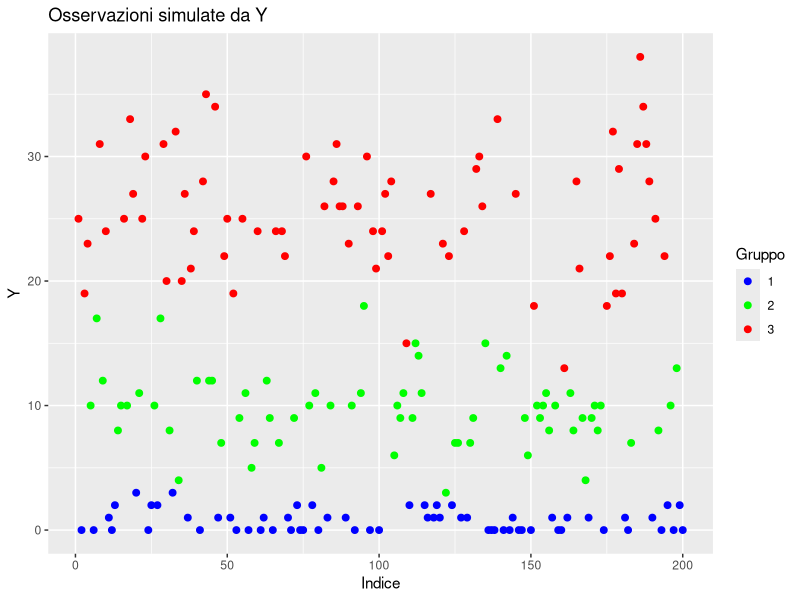
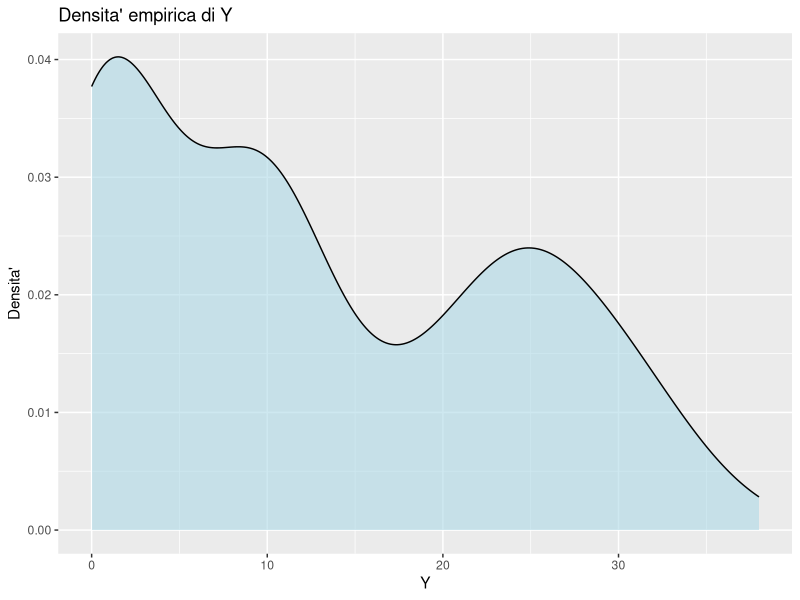
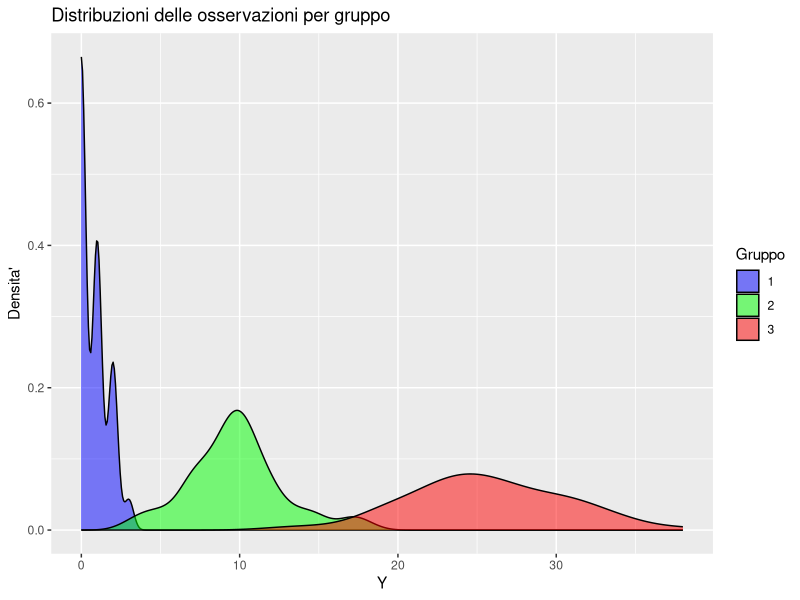
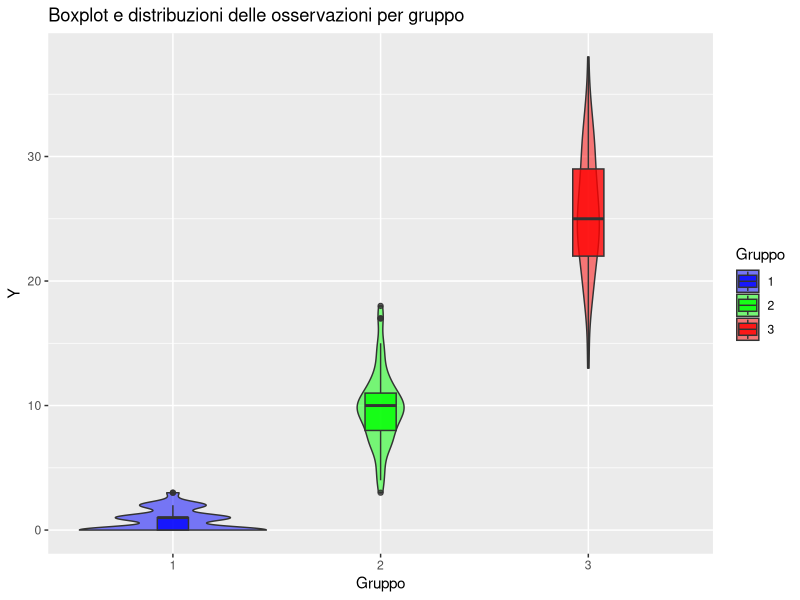
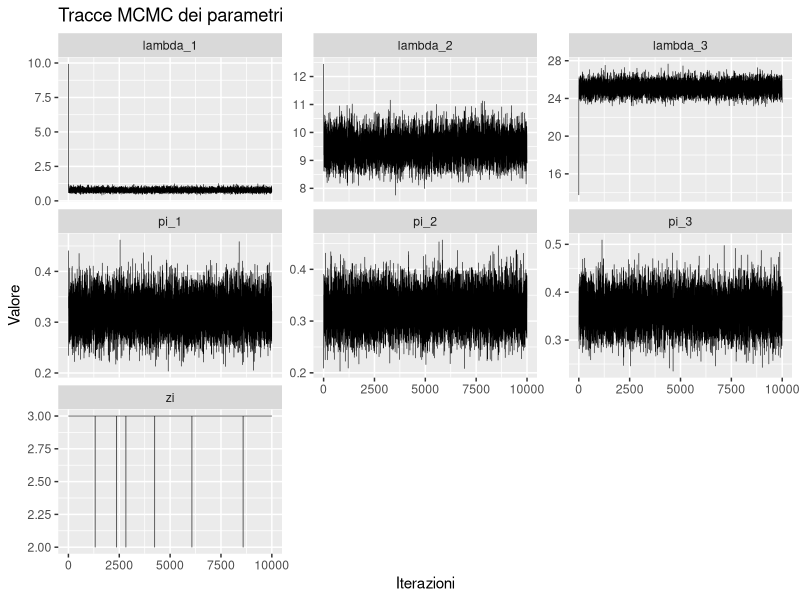

The R script that drew these images, in order:
# =============================================================================
# Homework 2 - Statistica Computazionale
# Esercizio 2: modello mistura di Poisson con variabile latente
#
#   Y_i | z_i ~ Poisson(lambda_{z_i}),   P(z_i = k) = pi_k
#   i = 1,...,200,  z_i in {1,2,3},  pi_k = 1/3,
#   lambda_1 = 1, lambda_2 = 10, lambda_3 = 25
# =============================================================================

library(gtools)   # rdirichlet
library(ggplot2)
library(tidyr)

set.seed(343240)


# =============================================================================
# (1) Simulazione dal modello e rappresentazione grafica dei dati
# =============================================================================

n <- 200
Y <- rep(NA, n)
lambda_vec <- c(1, 10, 25)
z <- rep(NA, n)

for (i in 1:n)
{
  sim <- sample(1:3, 1)
  z[i] <- sim
  Y[i] <- rpois(1, lambda_vec[sim])
}

data_sim <- data.frame(indice = 1:n, Y = Y, gruppo = factor(z))

# Osservazioni suddivise per gruppo
print(
  ggplot(data_sim, aes(x = indice, y = Y, color = gruppo)) +
    geom_point(size = 2) +
    scale_color_manual(values = c("blue", "green", "red")) +
    labs(title = "Osservazioni simulate da Y", x = "Indice", y = "Y",
         color = "Gruppo")
)

# Densita' empirica di Y
print(
  ggplot(data_sim, aes(x = Y)) +
    geom_density(fill = "lightblue", alpha = 0.6) +
    labs(title = "Densita' empirica di Y", x = "Y", y = "Densita'")
)

# Sovrapposizione delle distribuzioni per gruppo
print(
  ggplot(data_sim, aes(x = Y, fill = gruppo)) +
    geom_density(alpha = 0.5) +
    scale_fill_manual(values = c("blue", "green", "red")) +
    labs(title = "Distribuzioni delle osservazioni per gruppo",
         x = "Y", y = "Densita'", fill = "Gruppo")
)

# Boxplot e distribuzioni per gruppo
print(
  ggplot(data_sim, aes(x = gruppo, y = Y, fill = gruppo)) +
    geom_violin(alpha = 0.5) +
    geom_boxplot(width = 0.15, alpha = 0.8) +
    scale_fill_manual(values = c("blue", "green", "red")) +
    labs(title = "Boxplot e distribuzioni delle osservazioni per gruppo",
         x = "Gruppo", y = "Y", fill = "Gruppo")
)


# =============================================================================
# (2) Gibbs sampler per f(lambda_1, lambda_2, lambda_3, pi, z_1,...,z_n | y)
#
#     Prior:  lambda_k ~ Gamma(a_prior, b_prior),  pi ~ Dir(alpha_prior),
#             z_i | pi ~ Discrete(pi)
# =============================================================================

n_iter <- 10000
k <- 3
a_gamma_prior <- 1
b_gamma_prior <- 1
alpha_prior <- c(1, 1, 1)

lambda_samples <- matrix(NA, nrow = n_iter, ncol = k)
pi_samples <- matrix(NA, nrow = n_iter, ncol = k)
zi_samples <- matrix(NA, nrow = n_iter, ncol = n)

# Valori iniziali
lambda <- rep(mean(Y), k)
pi <- rep(1 / k, k)
z <- sample(1:k, n, replace = TRUE)

for (i in 1:n_iter)
{
  ## Passo (1): aggiornamento lambda_k
  ##   lambda_k | y, z ~ Gamma(a_prior + sum_{i: z_i = k} y_i, b_prior + n_k)
  for (j in 1:k)
  {
    Y_j <- Y[z == j]
    lambda[j] <- rgamma(1, a_gamma_prior + sum(Y_j), b_gamma_prior + length(Y_j))
  }

  lambda_samples[i, ] <- lambda

  ## Passo (2): aggiornamento pi
  ##   pi | z, y ~ Dir(alpha_k + n_k)
  n_k <- table(factor(z, levels = 1:k))
  pi <- rdirichlet(1, alpha_prior + n_k)
  pi_samples[i, ] <- pi

  ## Passo (3): aggiornamento z_i
  ##   P(z_i = k | y_i, lambda, pi) propto pi_k * Pois(y_i | lambda_k)
  for (j in 1:n)
  {
    log_prob_non_norm <- c(0, 0, 0)
    log_prob_non_norm[1] <- log(pi[1]) + dpois(Y[j], lambda[1], log = TRUE)
    log_prob_non_norm[2] <- log(pi[2]) + dpois(Y[j], lambda[2], log = TRUE)
    log_prob_non_norm[3] <- log(pi[3]) + dpois(Y[j], lambda[3], log = TRUE)

    # Normalizzazione in scala logaritmica (log-sum-exp)
    c <- max(log_prob_non_norm)
    prob <- exp(log_prob_non_norm - (c + log(sum(exp(log_prob_non_norm - c)))))

    z[j] <- sample(1:k, 1, prob = prob)
  }

  zi_samples[i, ] <- z
}


# =============================================================================
# Risultati
# =============================================================================

stime <- data.frame(
  parametro = c("lambda_1", "lambda_2", "lambda_3", "pi_1", "pi_2", "pi_3"),
  media_posteriori = c(colMeans(lambda_samples), colMeans(pi_samples)),
  valore_vero = c(lambda_vec, rep(1 / 3, k))
)
print(stime)

# Tracce MCMC dei parametri
tracce <- data.frame(
  iterazione = 1:n_iter,
  lambda_1 = lambda_samples[, 1],
  lambda_2 = lambda_samples[, 2],
  lambda_3 = lambda_samples[, 3],
  pi_1 = pi_samples[, 1],
  pi_2 = pi_samples[, 2],
  pi_3 = pi_samples[, 3],
  zi = zi_samples[, 1]
)

tracce_long <- pivot_longer(tracce, cols = -iterazione,
                            names_to = "parametro", values_to = "valore")
tracce_long$parametro <- factor(tracce_long$parametro,
                                levels = c("lambda_1", "lambda_2", "lambda_3",
                                           "pi_1", "pi_2", "pi_3", "zi"))

print(
  ggplot(tracce_long, aes(x = iterazione, y = valore)) +
    geom_line(linewidth = 0.2) +
    facet_wrap(~ parametro, scales = "free_y") +
    labs(title = "Tracce MCMC dei parametri", x = "Iterazioni", y = "Valore")
)
